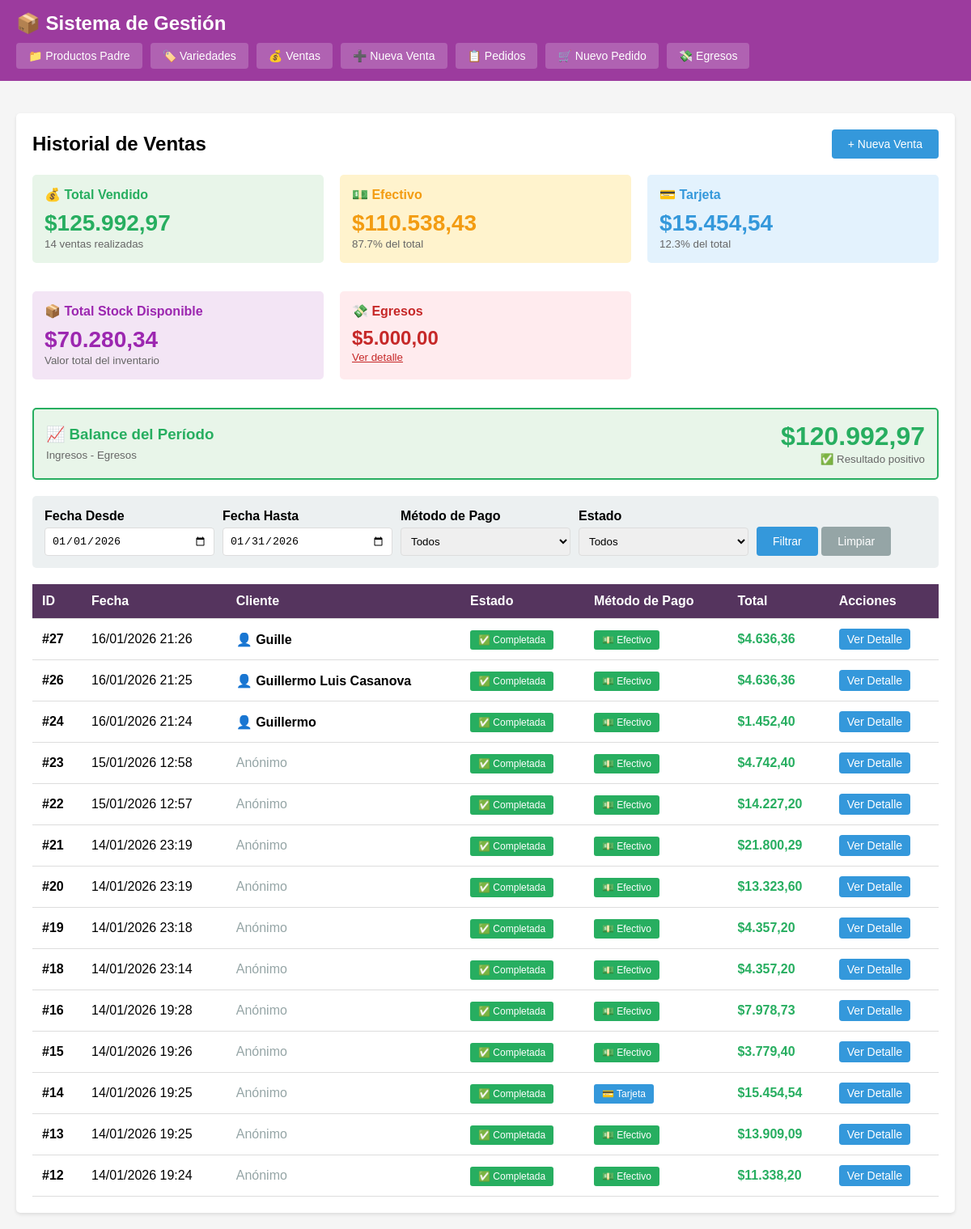
Page /index.php?c=venta&a=index on the earlier database version.
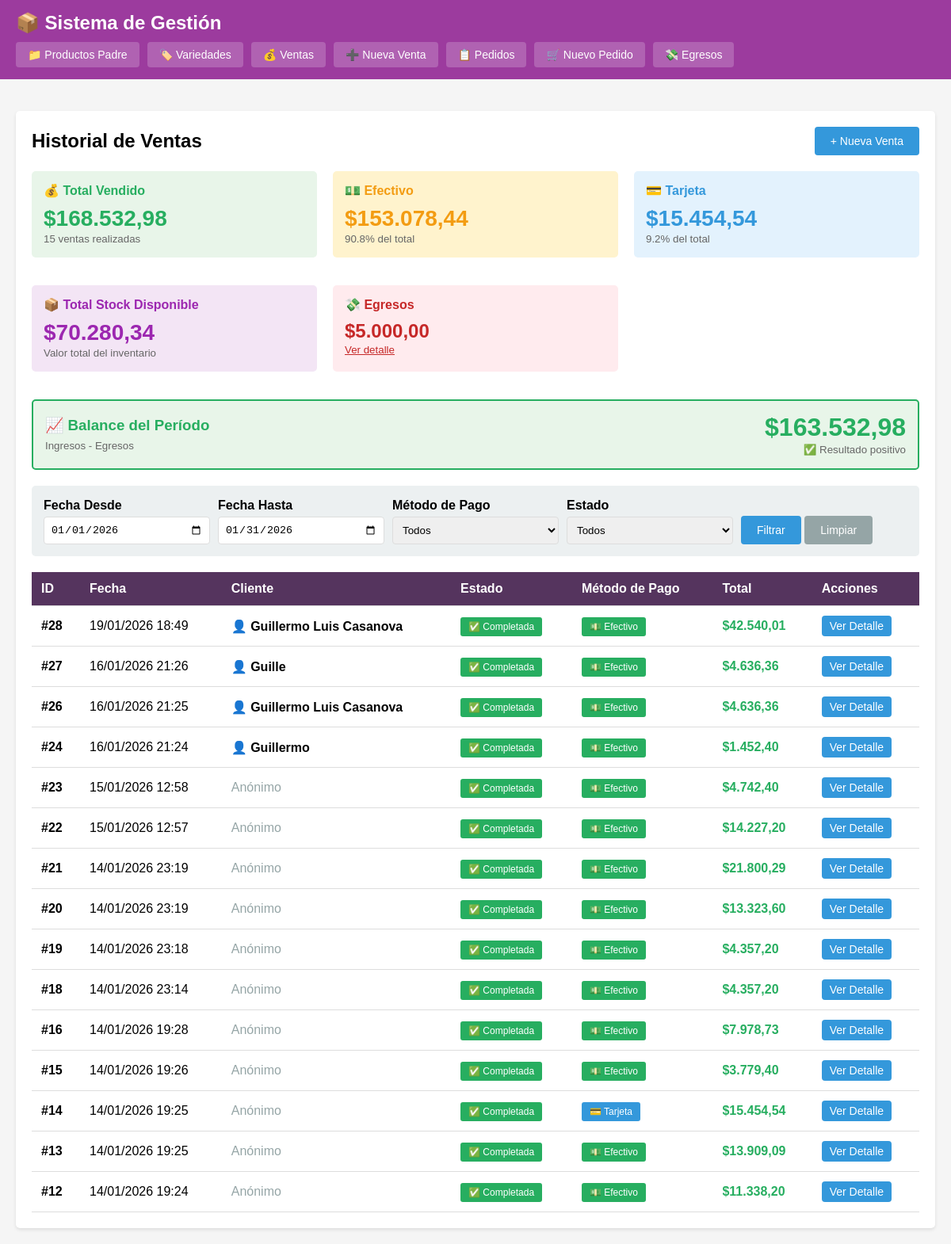
Same page on the later database version.
### tables this page shows
CREATE TABLE ventas (
            id INTEGER PRIMARY KEY AUTOINCREMENT,
            total DECIMAL(10,2) NOT NULL,
            metodo_pago VARCHAR(20) NOT NULL,
            descuento_aplicado DECIMAL(10,2) DEFAULT 0,
            fecha DATETIME DEFAULT CURRENT_TIMESTAMP
        , nombre_cliente VARCHAR(200), estado VARCHAR(20) DEFAULT 'completada', fecha_formalizacion DATETIME);

### controllers/VentaController.php (called while the page is built, shortened)
<?php
class VentaController {
    private $ventaModel;
    private $variedadModel;
    public function __construct() {
        $this->ventaModel = new Venta();
        $this->variedadModel = new Variedad();
    }
public function index() {
    $filtros = [];
    if (empty($_GET['fecha_desde']) && empty($_GET['fecha_hasta']) && empty($_GET['metodo_pago']) && empty($_GET['estado'])) {
        $filtros['fecha_desde'] = date('Y-m-01');
        $filtros['fecha_hasta'] = date('Y-m-t');
    }
    $ventas = $this->ventaModel->getAll($filtros);
    $total_ventas = $this->ventaModel->getTotalVentas($filtros);
    $estadisticas = $this->ventaModel->getEstadisticas(
        $filtros['fecha_desde'] ?? null,
        $filtros['fecha_hasta'] ?? null
    );
    $total_stock_disponible = $this->variedadModel->getTotalStockDisponible();
    $egresoModel = new Egreso();
    $filtros_egresos = [];
    if (!empty($filtros['fecha_desde'])) {
        $filtros_egresos['fecha_desde'] = $filtros['fecha_desde'];
    }
    if (!empty($filtros['fecha_hasta'])) {
        $filtros_egresos['fecha_hasta'] = $filtros['fecha_hasta'];
    }
    $total_egresos = $egresoModel->getTotalEgresos($filtros_egresos);
    $balance = ($estadisticas['total_vendido'] ?? 0) - $total_egresos;
    $this->render('ventas/index', [
        'ventas' => $ventas,
        'total_ventas' => $total_ventas,
        'estadisticas' => $estadisticas,
        'total_stock_disponible' => $total_stock_disponible,
        'total_egresos' => $total_egresos,
        'balance' => $balance,
        'filtros' => $filtros
    ]);
}
    private function render($view, $data = []) {
        extract($data);
        require BASE_PATH . '/views/' . $view . '.php';
        require BASE_PATH . '/views/layout.php';
    }
}
?>

### config/database.php (called while the page is built, shortened)
<?php
class Database {
    private static $instance = null;
    private $conn;
    private function __construct() {
        try {
            $this->conn = new PDO('sqlite:' . DB_PATH);
            $this->conn->setAttribute(PDO::ATTR_ERRMODE, PDO::ERRMODE_EXCEPTION);
            $this->conn->setAttribute(PDO::ATTR_DEFAULT_FETCH_MODE, PDO::FETCH_ASSOC);
        } catch(PDOException $e) {
            die("Error de conexión: " . $e->getMessage());
        }
    }
    public static function getInstance() {
        if (self::$instance === null) {
            self::$instance = new self();
        }
        return self::$instance;
    }
    public function getConnection() {
        return $this->conn;
    }
}
?>

### models/Venta.php (called while the page is built, shortened)
<?php
class Venta {
    private $db;
    public function __construct() {
        $this->db = Database::getInstance()->getConnection();
    }
    public function getAll($filtros = []) {
        $sql = "SELECT * FROM ventas WHERE 1=1";
        $params = [];
        if (!empty($filtros['fecha_desde'])) {
            $sql .= " AND DATE(fecha) >= ?";
            $params[] = $filtros['fecha_desde'];
        }
        if (!empty($filtros['fecha_hasta'])) {
            $sql .= " AND DATE(fecha) <= ?";
            $params[] = $filtros['fecha_hasta'];
        }
        if (!empty($filtros['estado'])) {
            $sql .= " AND estado = ?";
            $params[] = $filtros['estado'];
        } else {
            $sql .= " AND estado != 'cancelada'";
        }
        $sql .= " ORDER BY fecha DESC";
        $stmt = $this->db->prepare($sql);
        $stmt->execute($params);
        return $stmt->fetchAll();
    }
}
?>

### helpers/FormatHelper.php (called while the page is built, shortened)
<?php
class FormatHelper {
    public static function precio($valor) {
        return '$' . number_format($valor, 2, ',', '.');
    }
}
?>

### views/ventas/index.php (the view, shortened to what the rows shown need)
<div style="display: flex; justify-content: space-between; align-items: center; margin-bottom: 20px;">
    <h2>Historial de Ventas</h2>
</div>
<?php if (empty($ventas)): ?>
    <div class="card">
        <p style="text-align: center; color: #95a5a6; padding: 20px;">No hay ventas registradas.</p>
    </div>
<?php else: ?>
<table>
    <thead>
        <tr>
            <th>ID</th>
            <th>Fecha</th>
            <th>Cliente</th>
            <th>Estado</th>
            <th>Método de Pago</th>
            <th>Total</th>
            <th>Acciones</th>
        </tr>
    </thead>
    <tbody>
        <?php foreach ($ventas as $venta): ?>
            <tr style="<?= $venta['estado'] == 'cancelada' ? 'opacity: 0.6;' : '' ?>">
                <td><strong>#<?= $venta['id'] ?></strong></td>
                <td><?= date('d/m/Y H:i', strtotime($venta['fecha'])) ?></td>
                <td>
                    <?php if ($venta['nombre_cliente']): ?>
                        <strong>👤 <?= htmlspecialchars($venta['nombre_cliente']) ?></strong>
                    <?php else: ?>
                        <span style="color: #95a5a6;">Anónimo</span>
                    <?php endif; ?>
                </td>
                <td>
                    <?php if ($venta['estado'] == 'completada'): ?>
                        <span class="badge" style="background: #27ae60;">✅ Completada</span>
                    <?php elseif ($venta['estado'] == 'preventa'): ?>
                        <span class="badge" style="background: #f39c12;">⏳ Pre-venta</span>
                    <?php else: ?>
                        <span class="badge" style="background: #e74c3c;">❌ Cancelada</span>
                    <?php endif; ?>
                </td>
                <td>
                    <?php if ($venta['metodo_pago'] == 'efectivo'): ?>
                        <span class="badge" style="background: #27ae60;">💵 Efectivo</span>
                    <?php elseif ($venta['metodo_pago'] == 'tarjeta'): ?>
                        <span class="badge" style="background: #3498db;">💳 Tarjeta</span>
                    <?php else: ?>
                        <span class="badge" style="background: #9b59b6;">🔄 Transferencia</span>
                    <?php endif; ?>
                </td>
                <td><strong style="color: #27ae60; font-size: 16px;"><?= FormatHelper::precio($venta['total']) ?></strong></td>
                <td>
                    <a href="index.php?c=venta&a=detalle&id=<?= $venta['id'] ?>" class="btn btn-primary" style="padding: 5px 10px;">Ver Detalle</a>
                </td>
            </tr>
        <?php endforeach; ?>
    </tbody>
</table>
<?php endif; ?>

Differences in the rows shown:
added ventas: id "28", fecha "19/01/2026 18:49", nombre_cliente "Guillermo Luis Casanova", estado "✅ Completada", metodo_pago "💵 Efectivo", total "$42.540,01"
Other differences:
FormatHelper::precio($estadisticas['total_vendido'] ?? 0): "$125.992,97" → "$168.532,98"
$estadisticas['total_ventas']: "14" → "15"
FormatHelper::precio($estadisticas['total_efectivo'] ?? 0): "$110.538,43" → "$153.078,44"
$porcentaje_efectivo: "87.7" → "90.8"
$porcentaje_tarjeta: "12.3" → "9.2"
FormatHelper::precio($balance): "$120.992,97" → "$163.532,98"
